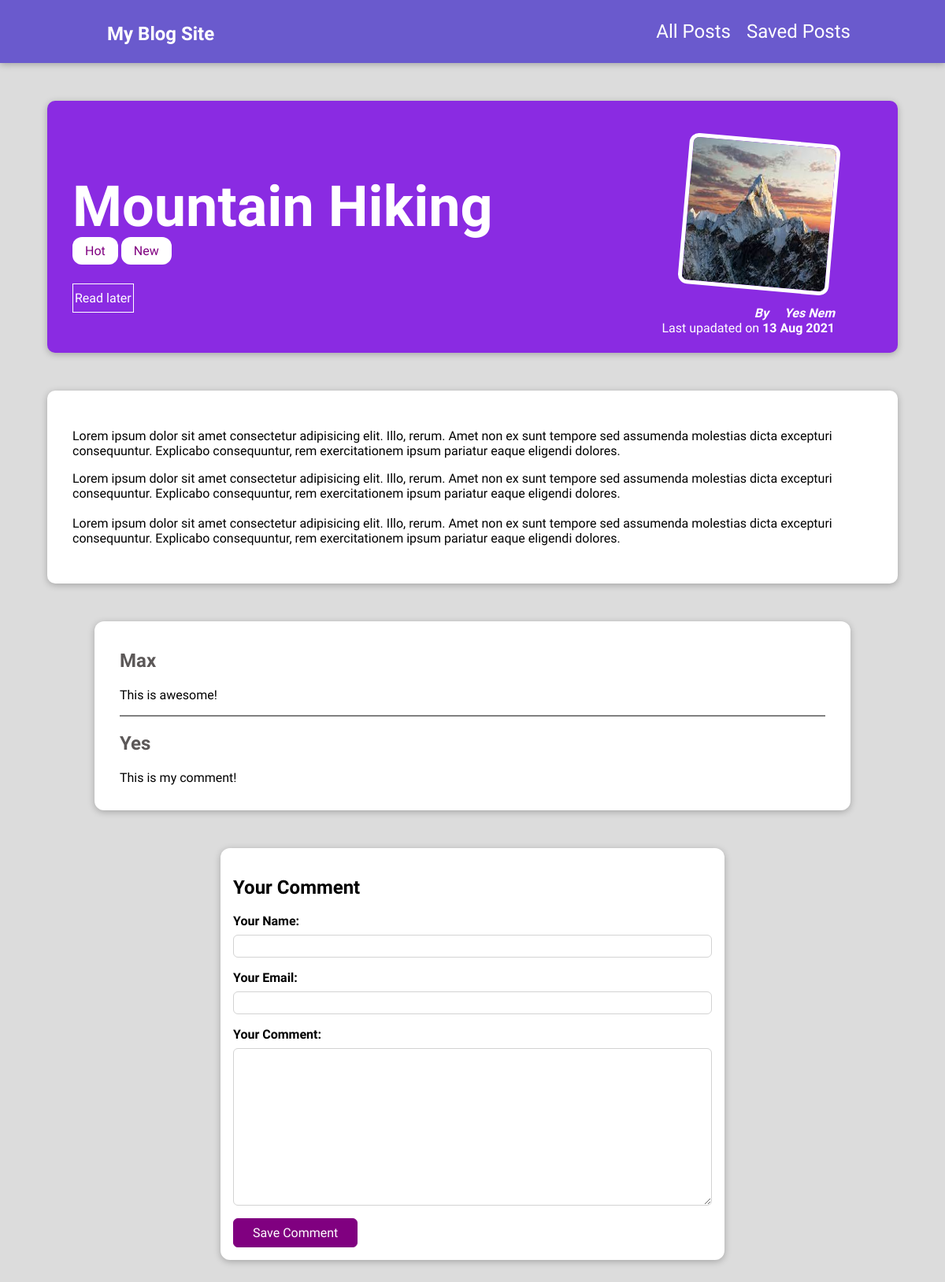
The app's page /posts/mountain-hiking with its own data.
### blog/models.py (models this page shows, shortened)
class Post(models.Model):
    title = models.CharField(max_length=100)
    excerpt = models.CharField(max_length=200)
    image = models.ImageField(upload_to="posts",null=True)
    date = models.DateField(auto_now=True)
    slug = models.SlugField(unique=True,db_index=True)
    content = models.TextField(validators=[MinLengthValidator(10)])
    author =models.ForeignKey(Author,on_delete=models.SET_NULL,null=True,related_name="posts")
    tags = models.ManyToManyField(Tag)

class Tag(models.Model):
    caption = models.CharField(max_length=20)

class Author(models.Model):
    first_name = models.CharField(max_length=50)
    last_name = models.CharField(max_length=50)
    email_address = models.EmailField()
    def full_name(self):
        return f"{self.first_name} {self.last_name}"
    def __str__(self):
        return self.full_name()

class Comment(models.Model):
    user_name = models.CharField(max_length=120)
    user_email = models.EmailField()
    text = models.TextField(max_length=300)
    post = models.ForeignKey(Post, on_delete=models.CASCADE,related_name="comments")

### blog/views.py (the view, shortened to what this page needs)
# urls.py: path("posts/<slug:slug>",views.SinglePostView.as_view(),name="post-detail-page"),
class SinglePostView(View):
    def is_stored_post(self,request,post_id):
        stored_posts = request.session.get("stored_posts")
        if stored_posts is not None:
            is_saved_for_later = post_id in stored_posts
        else:
            is_saved_for_later = False
        return is_saved_for_later
    def get(self,request,slug):
        post = Post.objects.get(slug=slug)
        context = {
            "post":post,
            "post_tags":post.tags.all(),
            "comment_form":CommentForm(),
            "comments":post.comments.all().order_by("-id"),
            "saved_for_later":self.is_stored_post(request,post.id)
        }
        return render(request,"blog/post-detail.html",context)

### blog/forms.py
class CommentForm(forms.ModelForm):
    class Meta:
        model = Comment
        exclude = ["post"]
        labels = {
            "user_name" : "Your Name",
            "user_email" : "Your Email",
            "text" : "Your Comment"
        }

### blog/templates/blog/post-detail.html (shortened to what this page needs)
{% extends "base.html" %}
{% load static %}
{% block css_files %}
   <link rel="stylesheet" href="{% static "blog/post-detail.css" %}" />
{% endblock %}
{% block content %}
    <section id="summary">
        <h2>{{ post.title }}</h2>
        <div>
            {% for tag in post_tags %}
                <span class="tag">{{ tag.caption }}</span>
            {% endfor %}
        </div>
        <div id="read-later">
            <form action="{% url "read-later" %}" method="POST">
                <button>
                    {% if saved_for_later %}
                        Remove from "Read Later List"
                    {% else %}
                        Read later
                    {% endif %}
                </button>
            </form>
        </div>
        <article>
            <img src = "{{ post.image.url }}" alt = "{{ post.title }}" />
            <address>By <a href="mailto:{{ post.author.email_address }}"> {{  post.author }} </a></address>
            <div>
                Last upadated on <time>{{  post.date|date:"d M Y" }}</time>
            </div>
        </article>
    </section>
    <main>
        {{ post.content|linebreaks }}
    </main>
    <section id="comments">
        <ul>
        {% for comment in comments %}
            <li>
                <h2>{{ comment.user_name }}</h2>
                <p>{{ comment.text|linebreaks }}</p>
            </li>
        {% endfor %}
        </ul>
    </section>
    <section id="comment-form">
        <h2>Your Comment</h2>
            <form action="{% url "post-detail-page" post.slug %}" method="POST">
                {% for form_field in comment_form %}
                    <div class="form-control {% if form_field.errors %} invalid {% endif %}" >
                        {{ form_field.label_tag }}
                        {{ form_field }}
                    </div>
                {% endfor %}
                <button>Save Comment</button>
            </form>
    </section>
{% endblock %}

### templates/base.html (shortened to what this page needs)
{% load static %}
<!DOCTYPE html>
<html lang="en">
<head>
    <link rel="stylesheet" href="{% static "app.css" %}" />
    {% block css_files %}{% endblock %}
</head>
<body>
    <header id="main-navigation">
        <h1><a href="{% url "starting-page" %}">My Blog Site</a></h1>
        <nav>
            <a href="{% url "posts-page" %}">All Posts</a>
            <a href="{% url "read-later" %}">Saved Posts</a>
        </nav>
    </header>
    {% block content %}
    {% endblock %}
</body>
</html>

### static/app.css (style rules this page uses)
* { box-sizing: border-box; }
html { font-family: 'Gowun Batang', serif; }
body { margin: 0; }
h1,h2,h3 { font-family: 'Gowun Batang', serif; font-weight: bold; }
#main-navigation { width: 100%; height: 5rem; display: flex; justify-content: space-between; align-items: center; padding: 0 10%; position: absolute; top: 0; left: 0; }
a { margin-left: 1rem; }
#main-navigation h1 a, #main-navigation nav a { color: white; text-decoration: none; font-size: 1.5rem; }

### blog/static/blog/post-detail.css (style rules this page uses)
body { background-color: gainsboro; }
#main-navigation { background-color: slateblue; box-shadow: 0 2px 8px rgba(0, 0, 0, 0.25); }
#summary { margin: 8rem auto 3rem auto; padding: 2rem; width: 90%; max-width: 90rem; border-radius: 10px; background-color: blueviolet; position: relative; box-shadow: 0 2px 8px rgba(0, 0, 0, 0.25); height: 20rem; }
#summary h2 { color: white; font-size: 4.5rem; margin-bottom: 0.25rem; }
#summary article { position: absolute; top: 2rem; right: 3rem; padding: 1rem 2rem; border-radius: 12px; text-align: right; color: white; }
#summary article img { width: 12rem; height: 12rem; border-radius: 12px; transform: rotateZ(5deg); border: 5px solid white; margin-bottom: 1rem; }
#summary address { font-weight: bold; }
#summary a { color: white; text-decoration: none; }
#summary time { font-weight: bold; }
main { margin: 2rem auto 3rem auto; padding: 2rem; width: 90%; max-width: 90rem; border-radius: 10px; background-color: white; position: relative; box-shadow: 0 2px 8px rgba(0, 0, 0, 0.25); height: 100%; }
.tag { background-color: white; color: purple; padding: 0.5rem 1rem; border-radius: 12px; }
#comment-form { margin: 3rem auto; width: 90%; max-width: 40rem; border-radius: 12px; background-color: white; box-shadow: 0 2px 8px rgba(0, 0, 0, 0.25); padding: 1rem; }
#comment-form button { font: inherit; background-color: purple; color: white; border: 1px solid purple; padding: 0.5rem 1.5rem; border-radius: 6px; cursor: pointer; }
.form-control { margin-bottom: 1rem; }
.form-control label { font-weight: bold; margin-bottom: 0.5rem; display: block; }
.form-control input, .form-control textarea { display: block; width: 100%; font: inherit; padding: 0.25rem; border-radius: 6px; border: 1px solid lightgray; }
#comments { margin: 3rem auto; width: 90%; max-width: 60rem; border-radius: 12px; background-color: white; box-shadow: 0 2px 8px rgba(0, 0, 0, 0.25); padding: 1rem 2rem; }
#comments ul { list-style: none; margin: 0; padding: 0; }
#comments li { margin-bottom: 1rem; border-bottom: 2px solid gray; }
#comments li:last-of-type { border-bottom: none; }
#comments h2 { color: rgb(92, 88, 88); }
#read-later { margin: 2rem 0 ; }
#read-later button { background-color: transparent; border: 1px solid white; font: inherit; padding: 0.5rem 2px; color: white; cursor: pointer; }

### records on screen
Post: title "Mountain Hiking", image (picture), author "Yes Nem", date "13 Aug 2021", content "Lorem ipsum dolor sit amet consectetur adipisicing elit. Illo, rerum. Amet non ex sunt tempore sed assumenda molestias dicta excepturi consequuntur. Explicabo consequuntur, rem exercitationem ipsum pariatur eaque eligendi dolores. Lorem ipsum dolor sit amet consectetur adipisicing elit. Illo, rerum. Amet non ex sunt tempore sed assumenda molestias dicta excepturi consequuntur. Explicabo consequuntur, rem exercitationem ipsum pariatur eaque eligendi dolores. Lorem ipsum dolor sit amet consectetur adipisicing elit. Illo, rerum. Amet non ex sunt tempore sed assumenda molestias dicta excepturi consequuntur. Explicabo consequuntur, rem exercitationem ipsum pariatur eaque eligendi dolores."
Tag: caption "Hot"
Tag: caption "New"
Comment: user_name "Max", text "This is awesome!"
Comment: user_name "Yes", text "This is my comment!"
